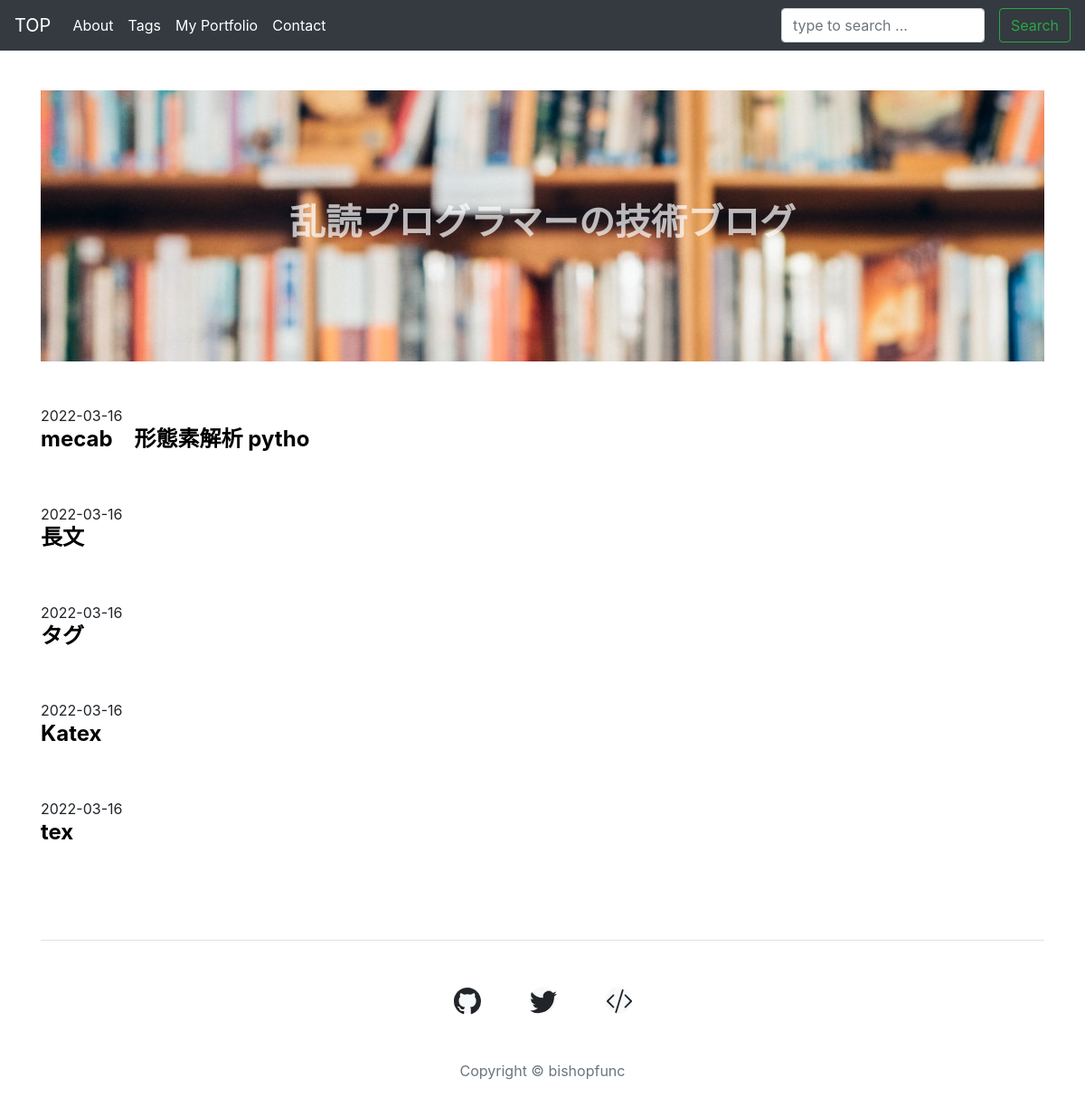
/, run on an earlier commit of the app's database.
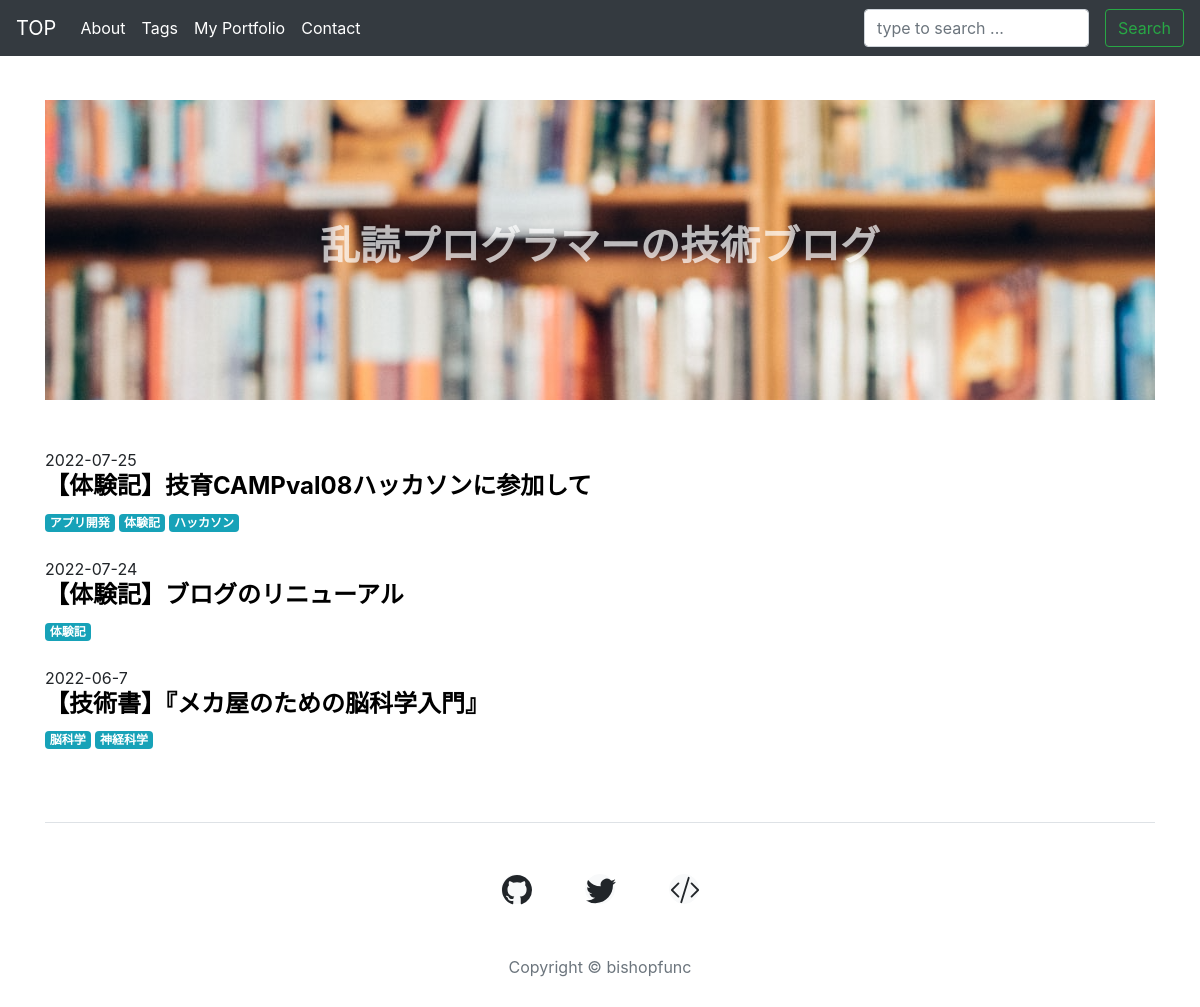
And on a later commit of the database.
### posts/models.py (models this page shows, shortened)
class Post(models.Model):
    title = models.CharField(max_length=100)
    created_at = models.DateTimeField(default=datetime.now, editable=True, blank=False, null=False)
    updated_at = models.DateTimeField(auto_now=True, editable=False, blank=False, null=False)
    body = MDTextField(blank=True, null=False)
    slug = models.SlugField(max_length=255, null=False, blank=True, unique=True, verbose_name='url')
    auther = models.ForeignKey('auth.User', on_delete=models.PROTECT, default=1)
    category = models.ForeignKey(Category, verbose_name='Category', on_delete=models.PROTECT, blank=True, null=True, unique=True)
    tags = models.ManyToManyField(Tag, verbose_name='Tag', blank=True, null=True, related_name='posts')
    relation = models.ManyToManyField('self', verbose_name='関連記事', blank=True, null=True)
    font = models.IntegerField(choices=FONT_CHOICES, blank=True, null=True)
    draft_flg = models.BooleanField(default=False, blank=False, null=False, verbose_name='下書きで保存')
    class Meta:
        verbose_name_plural = 'BLOG'

class Tag(models.Model):
    name = models.CharField('タグ', max_length=50)
    text = models.CharField('説明', max_length=100, blank=True)
    def __str__(self):
        return self.name
    class Meta:
        verbose_name_plural = 'TAGS'

### posts/views.py (the view)
# urls.py: path('', views.index, name="index"),
def index(request):
    posts = Post.objects.order_by('-created_at').filter(draft_flg=False)
    paginator = Paginator(posts, 10)
    page = request.GET.get('page', 1)
    try:
        pages = paginator.page(page)
    except PageNotAnInteger:
        pages = paginator.page(1)
    except EmptyPage:
        pages = paginator.page(1)
    return render(request, 'posts/index.html', {'posts': posts, 'pages': pages})

### posts/context.py (called while the page is built)
def related(request):
    context = {
      'category_list': Category.objects.all(),
      'tag_list': Tag.objects.all(),
    }
    return context

### templates/posts/index.html (shortened to what this page needs)
{% extends 'base.html' %}
{% load static %}
{% block body %}
{% include 'posts/top_img.html' with text='乱読プログラマーの技術ブログ' %}
<br /><br />
{% for post in pages %}
  {{ post.created_at | date:"Y-m-j"}} <br/>
  <div class="title_date_tags">
    <h4><a href="{% url 'detail' post.slug %}" style="text-decoration: none; font-weight: bold; color: black;">{{ post.title }}</a></h4>
    {% for tag in post.tags.all %}
      <a href="{% url 'tag' tag %}" class="badge badge-info">{{ tag.name }}</a>
    {% endfor %}
    <br /><br />
  </div>
{% endfor %}
{% endblock %}

### templates/base.html (shortened to what this page needs)
{% load markdown_extras %}
{% load static %}
<!DOCTYPE html>
<html lang="en">
<head>
  <link rel="stylesheet" href="https://maxcdn.bootstrapcdn.com/bootstrap/4.0.0/css/bootstrap.min.css">
  <link rel="stylesheet" href="https://cdn.jsdelivr.net/npm/yakuhanjp@3.4.1/dist/css/yakuhanjp.min.css">
  <link rel="stylesheet" href="{% static 'css/main.css' %}">
</head>
<body>
  <nav class="navbar navbar-expand-md navbar-dark fixed-top bg-dark">
    <a class="navbar-brand" href="{% url 'index' %}">TOP</a>
    <div class="navbar-collapse collapse show" id="navbarCollapse" style="">
      <ul class="navbar-nav mr-auto">
        <li class="nav-item active">
          <a class="nav-link" href="{% url 'about' %}">About</a>
        </li>
        <li class="nav-item active">
          <a class="nav-link" href="{% url 'tag_list' %}">Tags</a>
        </li>
        <li class="nav-item active">
          <a class="nav-link" href="https://sleepy-montalcini-ad16a0.netlify.app/" target="_blank">My Portfolio</a>
        </li>
        <li class="nav-item active">
          <a class="nav-link" href="{% url 'contact' %}">Contact</a>
        </li>
      </ul>
      <form class="form-inline my-2 my-lg-0" method="get" action="{% url 'search' %}">
        <input class="form-control mr-3" style="width: 225px;" type="search" name="keyword" placeholder="type to search ...">
        <button class="btn btn-outline-success my-2 my-sm-0" type="submit">Search</button>
      </form>
    </div>
  </nav>
 <div class = "container" style = "display: block; margin-left: auto; margin-right: auto; margin-top: 100px;" >
  {% block body %}
  {% endblock %}
 </div>
</body>
<div class = "container" style = "display: block; margin-left: auto; margin-right: auto;">
  <footer class="my-5  border-top text-center">
    <div style="text-align: center;">
      {% include 'posts/sns_btns.html' %}
    </div>
    <p class="text-muted copyright">
      Copyright © bishopfunc
    </p>
  </footer>
</div>

### templates/posts/top_img.html
<div style="width: 100% !important; height: 300px; background-image: url('static/images/top.png'); align-items: center; justify-content: center; display: flex;">
  <h1 style=" color: rgba(255, 255, 255, 0.70); font-weight: bold;">{{ text }}</h1>
</div>

### templates/posts/sns_btns.html (shortened to what this page needs)
<div class="btn-holder">
  <a class="btn btn-light btn-circle btn-lg" href="https://github.com/bishopfunc" target="_blank">
  </a>
  <a class="btn btn-light btn-circle btn-lg" href="" target="_blank">
  </a>
  <a class="btn btn-light btn-circle btn-lg" href="https://sleepy-montalcini-ad16a0.netlify.app/" target="_blank">
  </a>
</div>

### posts/static/css/main.css (style rules this page uses)
.btn-circle.btn-lg { width: 30px; height: 30px; font-size: 18px; line-height: 1.33; border-radius: 25px; padding:0; cursor: pointer; }
.btn-holder { width: 200px; margin-top: 50px; margin-bottom: 50px; border: 1px solid #0000; display: inline-flex; justify-content: space-between; }

What changed in the data, as far as the page shows it:
removed Post: created_at "2022-03-16", title "mecab 形態素解析 pytho"
removed Post: created_at "2022-03-16", title "長文"
removed Post: created_at "2022-03-16", title "タグ"
removed Post: created_at "2022-03-16", title "Katex"
removed Post: created_at "2022-03-16", title "tex"
added Post: created_at "2022-07-25", title "【体験記】技育CAMPval08ハッカソンに参加して"
added Tag: name "アプリ開発", shown under "2022-07-25"
added Tag: name "体験記"
added Tag: name "ハッカソン", shown under "2022-07-25"
added Post: created_at "2022-07-24", title "【体験記】ブログのリニューアル"
added Post: created_at "2022-06-7", title "【技術書】『メカ屋のための脳科学入門』"
added Tag: name "脳科学", shown under "2022-06-7"
added Tag: name "神経科学", shown under "2022-06-7"
